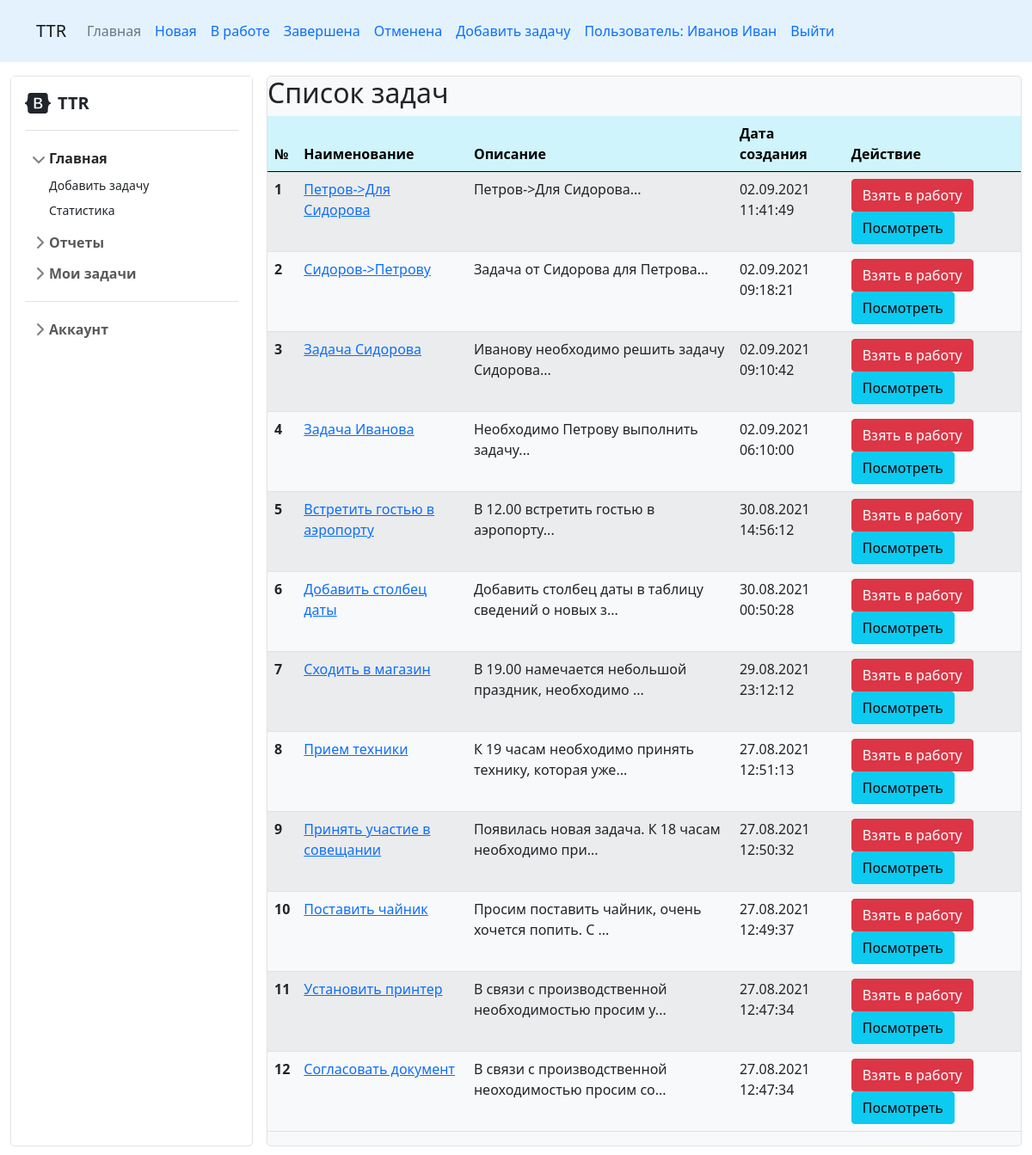
The page / (signed in) on the database its author committed.
### tables this page shows
CREATE TABLE "statuses" (
	"id"	INTEGER,
	"name"	TEXT NOT NULL UNIQUE,
	"url"	TEXT NOT NULL UNIQUE,
	PRIMARY KEY("id" AUTOINCREMENT)
);

CREATE TABLE "tasks" (
	"id"	INTEGER,
	"subject"	TEXT NOT NULL,
	"description"	TEXT NOT NULL,
	"creation_date"	NUMERIC NOT NULL,
	"status_id"	INTEGER DEFAULT 1,
	PRIMARY KEY("id" AUTOINCREMENT)
);

### flsite.py (the view)
@app.route("/index")
@app.route("/")
def index():
    if 'userLogged' not in session:
        return redirect(url_for('login'))
    return render_template('index.html',
                           menu=dbase.getMenu(),
                           posts=dbase.getPostsAnonce(),
                           user_id=session['userLogged'],
                           nameuser=session['userName'],
                           namesurname=session['userSurname']
                           )

### FDataBase.py (called while the page is built)
    def getMenu(self):
        try:
            self.__cur.execute(
                f"SELECT * FROM statuses"
            )
            res = self.__cur.fetchall()  # Считываем все записи
            if res:
                return res
        except:
            print("Ошибка чтения из БД")
        return []

    def getPostsAnonce(self):
        try:
            self.__cur.execute(
                f"SELECT id, subject, description, creation_date FROM tasks ORDER BY creation_date DESC")
            res = self.__cur.fetchall()  # Получить все записи
            if res:
                return res
        except sqlite3.Error as e:
            print("Ошибка получения статьи из БД " + str(e))
        return []

### flsite.py (called while the page is built)
def connect_db():
    conn = sqlite3.connect(app.config['DATABASE'])
    conn.row_factory = sqlite3.Row  # Записи из БД буду представлены в виде словаря
    return conn

def get_db():
    if not hasattr(g, 'link_db'):  # Проверяем наличие свойства link_db у g
        g.link_db = connect_db()
    return g.link_db

@app.before_request
def before_request():
    global dbase
    db = get_db()
    dbase = FDataBase(db)

@app.template_filter('ctime')
def timectime(s):
    return datetime.utcfromtimestamp(s).strftime('%d.%m.%Y %H:%M:%S')

### templates/index.html
{% extends 'base.html' %} {% block content %} {{ super() }}
<h2>Список задач</h2>
<table class="table table-striped table-hover">
  <thead class="table-info">
    <tr>
      <th scope="col">№</th>
      <th scope="col">Наименование</th>
      <th scope="col">Описание</th>
      <th scope="col">Дата создания</th>
      <th scope="col">Действие</th>
    </tr>
  </thead>
  <tbody>
    {% for p in posts %}
    <tr>
      <th scope="row">{{loop.index}}</th>
      <td>
        <a href="{{ url_for('showPost', id_post=p.id)}}">{{p.subject}}</a>
      </td>
      <td>{{ p.description[:50]}}...</td>
      <td>
        {{p.creation_date | ctime }}
      </td>
      <td>
        <a
          href="{{ url_for('showPost', id_post=p.id)}}/takeDocWorkTake"
          class="btn btn-danger"
        >
          Взять в работу
        </a>
        <a href="{{ url_for('showPost', id_post=p.id)}}" class="btn btn-info">
          Посмотреть
        </a>
      </td>
    </tr>
    {% endfor %}
  </tbody>
</table>
{% endblock %}

### templates/base.html (shortened to what this page needs)
<!DOCTYPE html>
<html lang="en">
  <head>
    <link
      href="{{ url_for('static', filename='css/bootstrap.css')}}"
      rel="stylesheet"
    />
    <link
      href="{{ url_for('static', filename='css/sidebars.css')}}"
      rel="stylesheet"
    />
  </head>
  <body>
    {% block content -%} {%- block mainmenu -%}
    <header
      class="py-3 mb-3 navbar navbar-expand-lg navbar-light mainmenu"
      style="background-color: #e3f2fd;"
    >
      <div class="container">
        <div
          class="d-flex flex-wrap align-items-center justify-content-center justify-content-lg-start"
        >
          <a class="navbar-brand" href="{{url_for('index')}}">
            <font style="vertical-align: inherit;">
              <font style="vertical-align: inherit;">TTR</font>
            </font>
          </a>
          <ul
            class="nav col-12 col-lg-auto me-lg-auto mb-2 justify-content-center mb-md-0"
          >
            <li class="nav-item">
              <a
                href="{{url_for('index')}}"
                class="nav-link px-2 text-secondary"
              >
                Главная
              </a>
            </li>
            {% for m in menu %}
            <li class="nav-item">
              <a href="{{m.url}}" class="nav-link px-2">{{ m.name}}</a>
            </li>
            {% endfor %}
            <li class="nav-item">
              <a href="{{url_for('addTask')}}" class="nav-link px-2">
                Добавить задачу
              </a>
            </li>
            <li class="nav-item">
              <a href="{{url_for('login')}}" class="nav-link px-2">
                {% if user_id %} Пользователь: {{ namesurname }} {{ nameuser }}
                {% else %} Войти
                {% endif %}
              </a>
            </li>
            {% if user_id %}
            <li class="nav-item">
              <a href="{{url_for('logout')}}" class="nav-link px-2">Выйти</a>
            </li>
            {% endif %}
          </ul>
        </div>
      </div>
    </header>
    {% endblock mainmenu -%}
    <div class="container-fluid pb-3">
      <div class="d-grid gap-3" style="grid-template-columns: 0fr 2fr;">
        <div class="bg-light border rounded-3 bg-white">
          <div class="flex-shrink-0 p-3 bg-white" style="width: 280px;">
            <a
              href="/"
              class="d-flex align-items-center pb-3 mb-3 link-dark text-decoration-none border-bottom"
            >
              <svg class="bi me-2" width="30" height="24">
                <use xlink:href="#bootstrap"></use>
              </svg>
              <span class="fs-5 fw-semibold">TTR</span>
            </a>
            <ul class="list-unstyled ps-0">
              <li class="mb-1">
                <button
                  class="btn btn-toggle align-items-center rounded collapsed"
                  data-bs-toggle="collapse"
                  data-bs-target="#home-collapse"
                  aria-expanded="true"
                >
                  Главная
                </button>
                <div class="collapse show" id="home-collapse">
                  <ul class="btn-toggle-nav list-unstyled fw-normal pb-1 small">
                    <li>
                      <a href="#" class="link-dark rounded">Добавить задачу</a>
                    </li>
                    <li>
                      <a href="#" class="link-dark rounded">Статистика</a>
                    </li>
                  </ul>
                </div>
              </li>
              <li class="mb-1">
                <button
                  class="btn btn-toggle align-items-center rounded collapsed"
                  data-bs-toggle="collapse"
                  data-bs-target="#dashboard-collapse"
                  aria-expanded="false"
                >
                  Отчеты
                </button>
              </li>
              <li class="mb-1">
                <button
                  class="btn btn-toggle align-items-center rounded collapsed"
                  data-bs-toggle="collapse"
                  data-bs-target="#orders-collapse"
                  aria-expanded="false"
                >
                  Мои задачи
                </button>
              </li>
              <li class="border-top my-3"></li>
              <li class="mb-1">
                <button
                  class="btn btn-toggle align-items-center rounded collapsed"
                  data-bs-toggle="collapse"
                  data-bs-target="#account-collapse"
                  aria-expanded="false"
                >
                  Аккаунт
                </button>
              </li>
            </ul>
          </div>
        </div>
        <div class="bg-light border rounded-3">
          {% endblock -%}
        </div>
      </div>
    </div>
  </body>
</html>

### static/css/sidebars.css (style rules this page uses)
body { min-height: 100vh; min-height: -webkit-fill-available; }
html { height: -webkit-fill-available; }
.bi { vertical-align: -.125em; pointer-events: none; fill: currentColor; }
.btn-toggle { display: inline-flex; align-items: center; padding: .25rem .5rem; font-weight: 600; color: rgba(0, 0, 0, .65); background-color: transparent; border: 0; }
.btn-toggle::before { width: 1.25em; line-height: 0; transition: transform .35s ease; transform-origin: .5em 50%; }
.btn-toggle[aria-expanded="true"] { color: rgba(0, 0, 0, .85); }
.btn-toggle[aria-expanded="true"]::before { transform: rotate(90deg); }
.btn-toggle-nav a { display: inline-flex; padding: .1875rem .5rem; margin-top: .125rem; margin-left: 1.25rem; text-decoration: none; }
.fw-semibold { font-weight: 600; }

### rows shown on the page
statuses: name "Новая"
statuses: name "В работе"
statuses: name "Завершена"
statuses: name "Отменена"
tasks: subject "Петров->Для Сидорова", description "Петров->Для Сидорова", creation_date|ctime "02.09.2021 11:41:49"
tasks: subject "Сидоров->Петрову", description "Задача от Сидорова для Петрова", creation_date|ctime "02.09.2021 09:18:21"
tasks: subject "Задача Сидорова", description "Иванову необходимо решить задачу Сидорова", creation_date|ctime "02.09.2021 09:10:42"
tasks: subject "Задача Иванова", description "Необходимо Петрову выполнить задачу", creation_date|ctime "02.09.2021 06:10:00"
tasks: subject "Встретить гостью в аэропорту", description "В 12.00 встретить гостью в аэропорту", creation_date|ctime "30.08.2021 14:56:12"
tasks: subject "Добавить столбец даты", description "Добавить столбец даты в таблицу сведений о новых з", creation_date|ctime "30.08.2021 00:50:28"
tasks: subject "Сходить в магазин", description "В 19.00 намечается небольшой праздник, необходимо", creation_date|ctime "29.08.2021 23:12:12"
tasks: subject "Прием техники", description "К 19 часам необходимо принять технику, которая уже", creation_date|ctime "27.08.2021 12:51:13"
tasks: subject "Принять участие в совещании", description "Появилась новая задача. К 18 часам необходимо при", creation_date|ctime "27.08.2021 12:50:32"
tasks: subject "Поставить чайник", description "Просим поставить чайник, очень хочется попить. С", creation_date|ctime "27.08.2021 12:49:37"
tasks: subject "Установить принтер", description "В связи с производственной необходимостью просим у", creation_date|ctime "27.08.2021 12:47:34"
tasks: subject "Согласовать документ", description "В связи с производственной неоходимостью просим со", creation_date|ctime "27.08.2021 12:47:34"

### other values the page prints
{{ namesurname }} "Иванов"
{{ nameuser }} "Иван"
